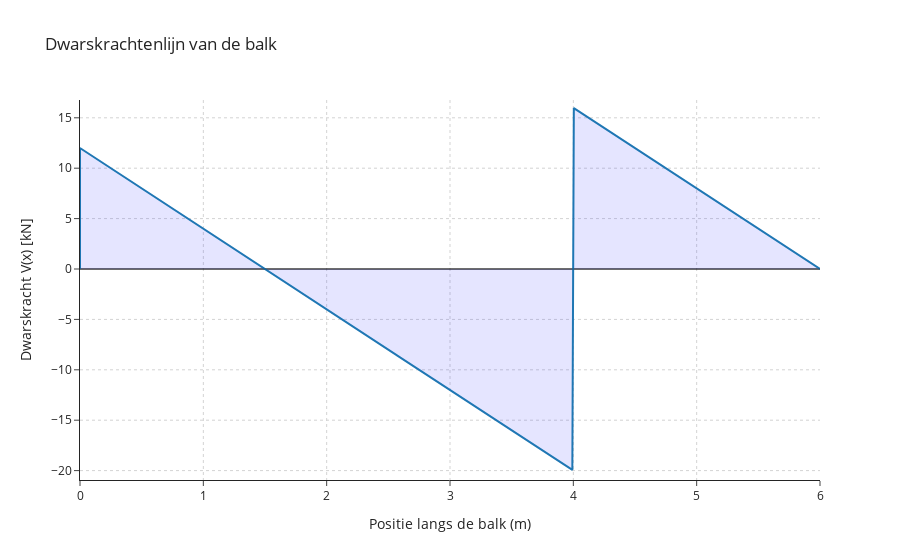

The cell this chart's notebook holds for it:
### Code cell
import numpy as np
import plotly.graph_objects as go

# Gegeven parameters
L = 6       # Lengte van de balk (m)
a = 4       # Positie van rechter ondersteuning (m)
q = 8       # Verdeelde belasting (kN/m)

# Reactiekrachten berekenen
totale_last = q * L        # 8 * 6 = 48 kN
R_B = totale_last * (L / 2) / a   # momentenevenwicht om x=0 -> RB * a = qL * (L/2)
R_A = totale_last - R_B

print("R_A =", R_A, "kN")
print("R_B =", R_B, "kN")

# Discretisatie
x_values = np.linspace(0, L, 500)
V_values = np.zeros_like(x_values)

# Dwarskrachtverloop
for i, x in enumerate(x_values):
    if x <= a:   # Tussen A en B
        V_values[i] = R_A - q * x
    else:        # Tussen B en einde balk
        V_values[i] = R_A + R_B - q * x  # = q*L - q*x

# 👉 Sluit de grafiek naar V = 0 aan beide kanten
x_plot = np.concatenate(([0], x_values, [L]))
V_plot = np.concatenate(([0], V_values, [0]))

# y-as bereik zodat 0 zichtbaar blijft
y_min = min(V_plot.min(), 0)
y_max = max(V_plot.max(), 0)

# Plot
fig = go.Figure()

fig.add_trace(
    go.Scatter(
        x=x_plot,
        y=V_plot,
        mode="lines",
        name="Dwarskrachtverloop V(x)",
        line=dict(width=2),
        fill="tozeroy",                 # aftekenen naar 0
        fillcolor="rgba(0, 0, 255, 0.1)"
    )
)

# Nul-lijn
fig.add_hline(y=0, line_width=1, line_color="black")

# Layout (zelfde stijl als moment)
fig.update_layout(
    title="Dwarskrachtenlijn van de balk",
    xaxis=dict(
        title="Positie langs de balk (m)",
        showgrid=True,
        gridcolor="lightgray",
        griddash="dot",
        zeroline=True,
        zerolinecolor="black",
        dtick=1,
        range=[0, L]
    ),
    yaxis=dict(
        title="Dwarskracht V(x) [kN]",
        showgrid=True,
        gridcolor="lightgray",
        griddash="dot",
        zeroline=True,
        zerolinecolor="black",
        range=[y_min * 1.05, y_max * 1.05]
    ),
    template="simple_white"
)

fig.show()

### Figure 1 — Plotly figure (JSON) as saved in the notebook; plotly's stock layout.template omitted (floating-point values rounded to 4 significant figures; data arrays with more than 128 entries replaced by an {"elided": "..."} marker saying what was removed)
{"data": [{"fill": "tozeroy", "fillcolor": "rgba(0, 0, 255, 0.1)", "line": {"width": 2}, "mode": "lines", "name": "Dwarskrachtverloop V(x)", "type": "scatter", "x": {"elided": "502 float values"}, "y": {"elided": "502 float values"}}], "layout": {"shapes": [{"line": {"color": "black", "width": 1}, "type": "line", "x0": 0, "x1": 1, "xref": "x domain", "y0": 0, "y1": 0, "yref": "y"}], "title": {"text": "Dwarskrachtenlijn van de balk"}, "xaxis": {"dtick": 1, "gridcolor": "lightgray", "griddash": "dot", "range": [0, 6], "showgrid": true, "title": {"text": "Positie langs de balk (m)"}, "zeroline": true, "zerolinecolor": "black"}, "yaxis": {"gridcolor": "lightgray", "griddash": "dot", "range": [-20.93, 16.77], "showgrid": true, "title": {"text": "Dwarskracht V(x) [kN]"}, "zeroline": true, "zerolinecolor": "black"}}}
